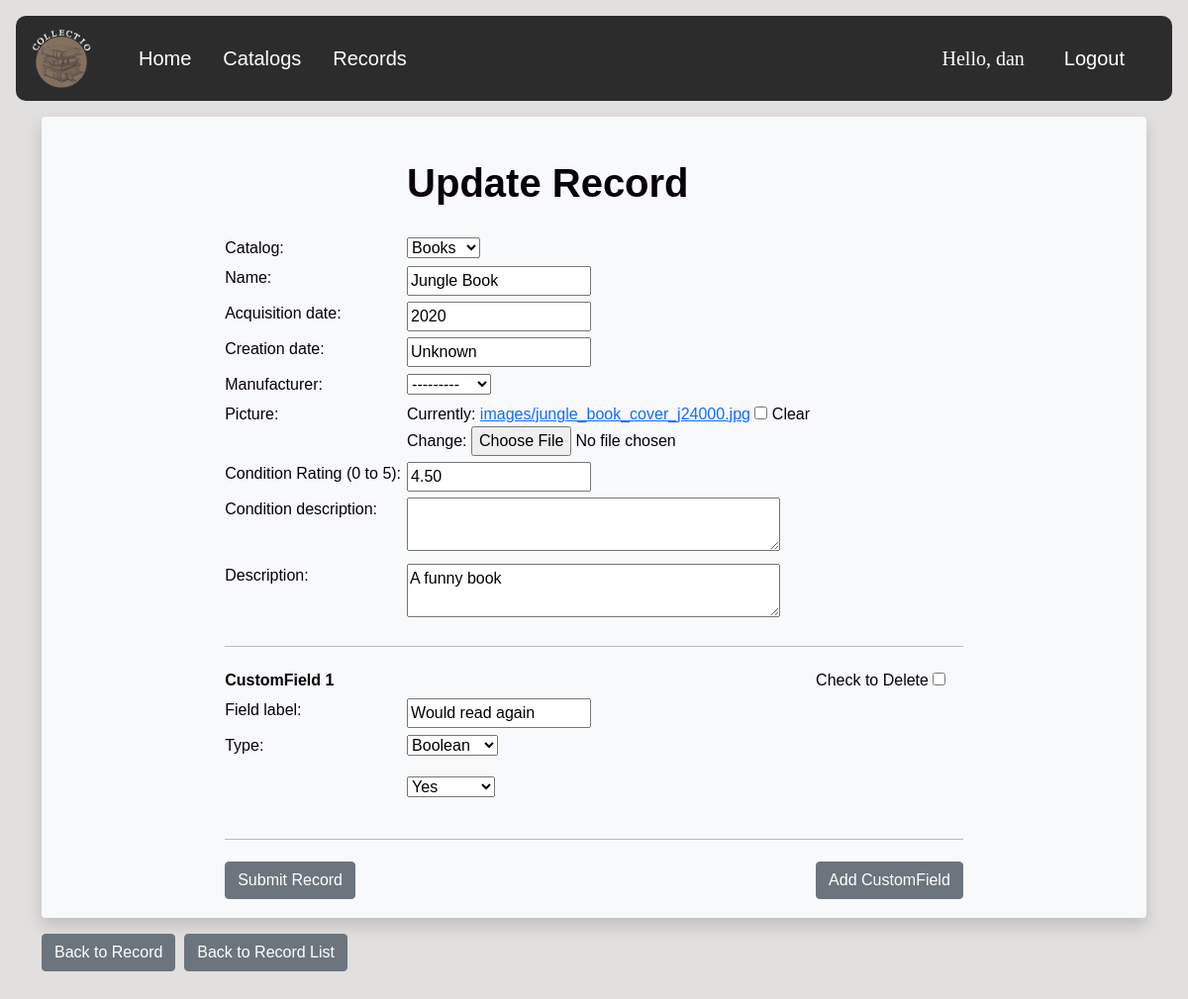
/update_record/14/ (signed in), run on the app's committed database.
### catalog/models.py (models this page shows, shortened)
class CommonInfo(models.Model):
    id = models.AutoField(primary_key=True)
    created_at = models.DateField(auto_now_add=True, editable=False)
    updated_at = models.DateField(auto_now=True, editable=False)
    name = models.CharField(max_length=100, help_text='Enter name')
    description = models.TextField(blank=True, help_text='Enter description')
    class Meta:
        abstract = True
        ordering = ['name', '-updated_at']  # '-' reverses order, e.i. newest first

class Record(CommonInfo):
    created_by = models.ForeignKey(User, on_delete=models.CASCADE)
    my_catalog = models.ForeignKey(Catalog, on_delete=models.CASCADE,
                                   verbose_name='Catalog')  # Many records to one Catalog. Deletes all records associated with deleted catalog.
    acquisition_date = models.CharField(max_length=100,
                                        help_text='Please use the following format: <em> YYYY - YYYY </em>', blank=True,
                                        default='Unknown')
    creation_date = models.CharField(max_length=100, help_text='Please use the following format: <em> YYYY </em>',
                                     blank=True, default='Unknown')
    manufacturer = models.ForeignKey('Manufacturer', null=True, blank=True, on_delete=SET_NULL)
    record_picture = models.ImageField(null=True, blank=True, upload_to="images/")
    condition_rating = DecimalField(
        verbose_name='Condition Rating (0 to 5)',
        default=0,
        decimal_places=2,
        max_digits=3,
        validators=[MinValueValidator(Decimal('0')), MaxValueValidator(Decimal('5'))]
    )
    condition_description = models.TextField(blank=True, help_text='Enter condition description')

### catalog/views.py (the view, shortened to what this page needs)
# urls.py: path('update_record/<str:ur>/', views.updateRecord, name='record-update'),
@login_required(login_url='/login')
def updateRecord(request, ur):
    record = Record.objects.get(id=ur)
    record_form = CreateRecordForm(instance=record)
    if not request.user.is_superuser:
        record_form.fields["my_catalog"].queryset = Catalog.objects.filter(created_by=request.user)
        record_form.fields["manufacturer"].queryset = Manufacturer.objects.filter(created_by=request.user)
    extra_forms = 1
    CustomFieldFormSet = modelformset_factory(CustomField, form=CustomFieldForm, extra=0, max_num=20, can_delete=True)
    custom_formset = CustomFieldFormSet(queryset=CustomField.objects.filter(record__exact=record))
    context = {
        'record': record,
        'record_form': record_form,
        'custom_formset': custom_formset,
    }
    return render(request, 'catalog/update_record.html', context)

### catalog/forms.py
class CreateRecordForm(ModelForm):
    class Meta:
        model = Record
        fields = ['my_catalog', 'name', 'acquisition_date', 'creation_date', 'manufacturer','record_picture', 'condition_rating', 'condition_description',  'description', ]
        labels = { 'my_catalog': 'Catalog', 'record_picture': 'Picture' }
        widgets = {
            'description': forms.Textarea(attrs={'rows':txtbox_rows, 'cols':txtbox_cols}),
            'condition_description': forms.Textarea(attrs={'rows':txtbox_rows, 'cols':txtbox_cols}),
        }

### catalog/models.py (called while the page is built)
    def __str__(self):
        return f'{self.name}'

    def __str__(self):
        return f'{self.name}'

### catalog/templates/catalog/update_record.html (shortened to what this page needs)
{% extends "catalog/base.html" %}
{% load static %}
{% block content %}
    <div class="shadow p-3 mb-3 bg-light rounded">
        <form class="form" method="POST" enctype="multipart/form-data">
            <table align="center">
                <tr><td></td>
                    <td > <h1  class="text py-3 pt-4">Update Record</h1></td>
                </tr>
                {% for field in record_form %}
                <tr>
                    <td style="vertical-align:top"> {{ field.label_tag }} {{ field.errors }} </td>
                    <td> {{ field }} </td>
                </tr>
                {% endfor %}
                {% for form in custom_formset %}
                    <tr><td colspan="3"><hr></td> <tr></tr>
                    <tr> <td> <strong> CustomField {{ forloop.counter }} </strong> </td>
                        <td> </td>
                        <td> Check to Delete {{ form.DELETE }} </td>
                    </tr>
                    {% for field in form %}
                        <tr>
                            {% if forloop.counter <= 2 %}
                                <td style="vertical-align:top"> {{ field.label_tag }}</td><td> {{ field }} </td>
                            {% elif forloop.last %}
                            {% else %}
                                <td> </td> <td> {{ field }} </td>
                            {% endif %}
                        </tr>
                    {% endfor %}
                {% endfor %}
                <tr><td colspan="3"><hr></td> <tr></tr>
                <tr>
                    <td> <input class="btn btn-secondary" type="submit" name="submit_record" value="Submit Record"> </td>
                    <td> </td>
                    <td> <input class="btn btn-secondary" type="submit" name="add_custom_field" value="Add CustomField"></td>
                </tr>
            </table>
        </form>
    </div>
    <div>
        <a class="btn btn-secondary" href="{% url 'record-detail' pk=record.id %}">Back to Record</a>&nbsp;&nbsp;<a
            class="btn btn-secondary" href="/search">Back to Record List</a>
    </div>
{% endblock content %}

### catalog/templates/catalog/navbar.html (shortened to what this page needs)
{% extends "catalog/base.html" %}
{% block navbar %}
    <head>
    </head>
    <nav class="navbar navbar-expand-lg px-3" style="background-color:#2c2c2c;border-radius: 10px;">
        <a href="/about" class="navbar-brand">
            {% load static %}
            <img src="{% static '/images/logo.png' %}" width="60" alt="" class="d-inline-block align-middle mr-2">
        </a>
        <div class="collapse navbar-collapse" id="navbarNav">
            <ul class="nav navbar-nav me-auto px-3">
                <li class="nav-item">
                    <a class="nav-link active px-3" style="font-size: 20px" aria-current="page" href="/home">Home</a>
                </li>
                {% if request.user.is_authenticated %}
                    <li class="nav-item">
                        <a class="nav-link active px-3" style="font-size: 20px" href="/catalog">Catalogs</a>
                    </li>
                    <li class="nav-item">
                        <a class="nav-link active px-3" style="font-size: 20px" href="/search">Records</a>
                    </li>
                {% endif %}
            </ul>
            {% if request.user.is_authenticated %}
                <ul class="nav navbar-nav navbar-right px-0">
                    <span class="ref px-2 py-2" id="hello_msg">Hello, {{ request.user }}  </span>
                </ul>
                <ul class="nav navbar-nav navbar-right px-3">
                    <a class="nav-link active px-3" style="font-size: 20px" href="/logout"> Logout</a>
                </ul>
            {% endif %}
        </div>
    </nav>
{% endblock navbar %}

### catalog/templates/catalog/base.html (style rules this page uses)
body, html { margin: 0; padding: 0; height: 100%; background: #e2dfdf !important; font-family: 'Helvetica', sans-serif; color: #FBFFFE; }

### catalog/templates/catalog/navbar.html (style rules this page uses)
.nav-link { font-size: 18px; color: #ffffff !important; padding-right: 2px; }
.ref { color: #FBFFFE; font-size: 20px; font-family: "Comic Sans MS"; }

### catalog/templates/catalog/update_record.html (style rules this page uses)
.text { font-size: 40px; font-weight: bold; color: #060007; }
td { padding: 3px; }
.form { color: #060007; }

### data on the page
Record: record_form "Books" "Jungle Book" "2020" "Unknown" "---------" "4.50" "A funny book"

### other printed values
{{ request.user }} "dan"
{{ field.label_tag }} "Catalog:" "Name:" "Acquisition date:" "Creation date:" "Manufacturer:" "Picture:" "Condition Rating (0 to 5):" "Condition description:" "Description:"
{{ field.label_tag }} "Field label:" "Type:"
